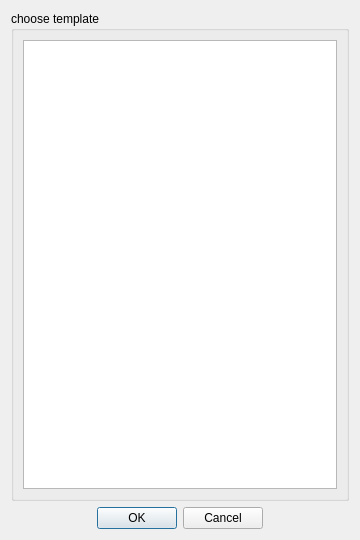
<?xml version="1.0" encoding="UTF-8"?>
<ui version="4.0">
 <class>optsDialog</class>
 <widget class="QDialog" name="optsDialog">
  <property name="geometry">
   <rect>
    <x>0</x>
    <y>0</y>
    <width>360</width>
    <height>540</height>
   </rect>
  </property>
  <property name="minimumSize">
   <size>
    <width>360</width>
    <height>540</height>
   </size>
  </property>
  <property name="maximumSize">
   <size>
    <width>360</width>
    <height>540</height>
   </size>
  </property>
  <property name="windowTitle">
   <string>options</string>
  </property>
  <layout class="QGridLayout" name="gridLayout_2">
   <item row="0" column="0">
    <widget class="QGroupBox" name="groupBox">
     <property name="title">
      <string>choose template</string>
     </property>
     <property name="flat">
      <bool>true</bool>
     </property>
     <layout class="QGridLayout" name="gridLayout">
      <item row="0" column="0">
       <widget class="QListWidget" name="listWidget">
        <property name="editTriggers">
         <set>QAbstractItemView::EditTrigger::SelectedClicked</set>
        </property>
        <property name="showDropIndicator" stdset="0">
         <bool>false</bool>
        </property>
        <property name="selectionBehavior">
         <enum>QAbstractItemView::SelectionBehavior::SelectRows</enum>
        </property>
       </widget>
      </item>
     </layout>
    </widget>
   </item>
   <item row="1" column="0">
    <widget class="QDialogButtonBox" name="buttonBox">
     <property name="layoutDirection">
      <enum>Qt::LayoutDirection::LeftToRight</enum>
     </property>
     <property name="locale">
      <locale language="English" country="UnitedStates"/>
     </property>
     <property name="orientation">
      <enum>Qt::Orientation::Horizontal</enum>
     </property>
     <property name="standardButtons">
      <set>QDialogButtonBox::StandardButton::Cancel|QDialogButtonBox::StandardButton::Ok</set>
     </property>
     <property name="centerButtons">
      <bool>true</bool>
     </property>
    </widget>
   </item>
  </layout>
 </widget>
 <resources/>
 <connections>
  <connection>
   <sender>buttonBox</sender>
   <signal>accepted()</signal>
   <receiver>optsDialog</receiver>
   <slot>accept()</slot>
   <hints>
    <hint type="sourcelabel">
     <x>180</x>
     <y>515</y>
    </hint>
    <hint type="destinationlabel">
     <x>157</x>
     <y>274</y>
    </hint>
   </hints>
  </connection>
  <connection>
   <sender>buttonBox</sender>
   <signal>rejected()</signal>
   <receiver>optsDialog</receiver>
   <slot>reject()</slot>
   <hints>
    <hint type="sourcelabel">
     <x>316</x>
     <y>260</y>
    </hint>
    <hint type="destinationlabel">
     <x>286</x>
     <y>274</y>
    </hint>
   </hints>
  </connection>
 </connections>
</ui>
